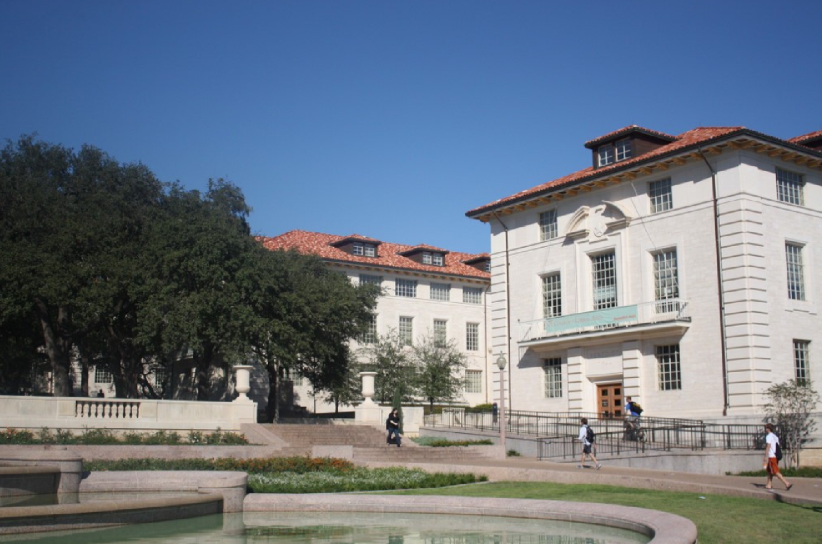
#> input picture ps4/input/scene2.png, 822 x 544 px
$ python ps4.py
#> lines starting #> are read from the running program, lines starting #| are printed output that depends on the picture
import cv2
import numpy as np

img1 = cv2.imread('input/scene2.png')
#> img1 is the input picture: shape (544, 822, 3); mean B, G, R 132.4, 119.2, 108.6
img1_gray = cv2.cvtColor(img1,cv2.COLOR_BGR2GRAY)
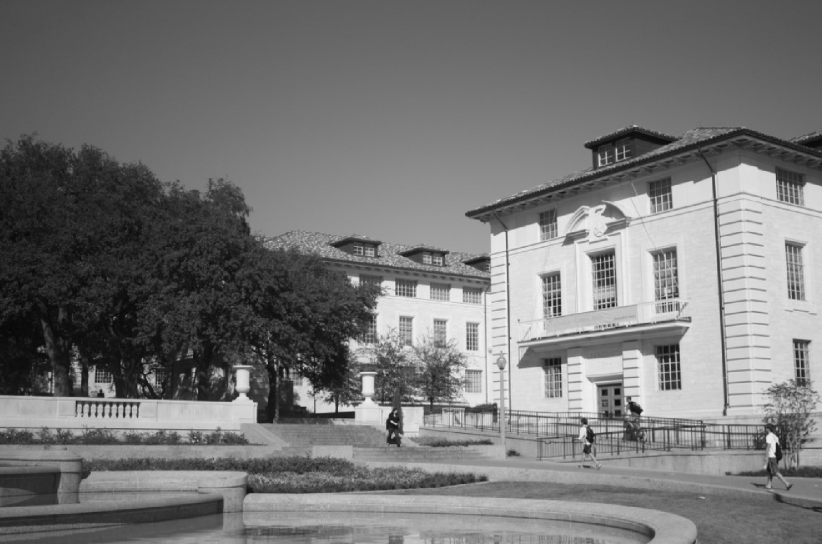
#> img1_gray: shape (544, 822); min 7, max 242, mean 117.5

img2 = cv2.imread('input/scene1.png')
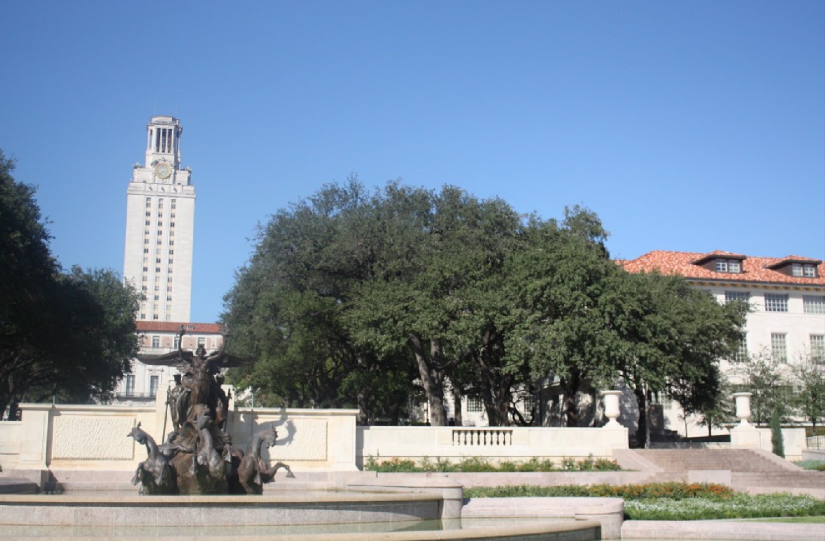
#> input picture ps4/input/scene1.png, 825 x 541 px
#> img2 is the input picture: shape (541, 825, 3); mean B, G, R 159, 140, 122.3
img2_gray = cv2.cvtColor(img2,cv2.COLOR_BGR2GRAY)
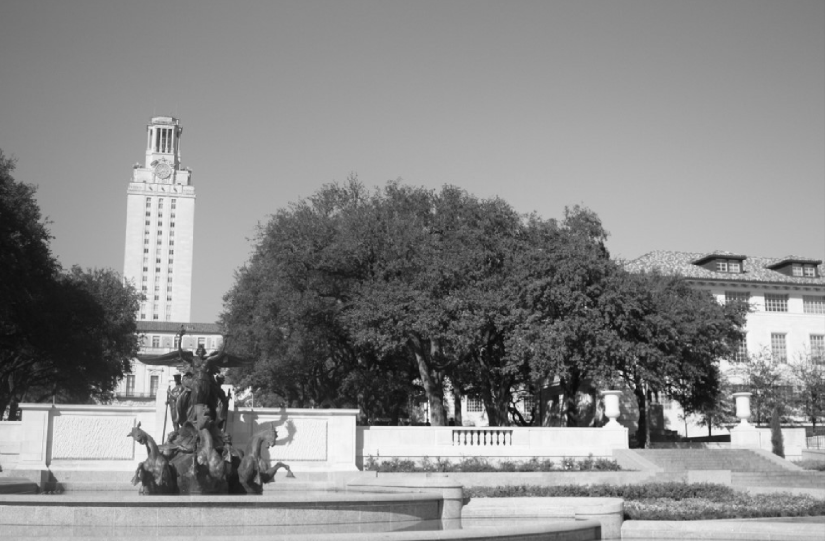
#> img2_gray: shape (541, 825); min 9, max 252, mean 136.9

sift = cv2.xfeatures2d.SIFT_create()

kp1, des1 = sift.detectAndCompute(img1_gray,None)
#> kp1 = 2953 keypoints; strongest (x, y, size): (772, 439, 7.9), (351, 415, 5.4), (101, 394, 4.4), (131, 414, 2.2)
kp2, des2 = sift.detectAndCompute(img2_gray,None)
#> kp2 = 3660 keypoints; strongest (x, y, size): (511, 405, 2.3), (561, 397, 3), (726, 438, 5.8), (517, 417, 2.7)

img1_key = np.zeros((img1.shape))
#> (the run stopped early here; a loop or call above may not have finished)
